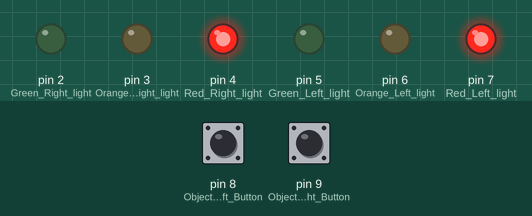
This sketch was run on a simulated Arduino Uno, built with avr-gcc and run on an emulated ATmega328P. Shown: output pins drawn as LEDs (lit = HIGH). The inputs (shaded band) are chosen by the test bench; at power-on: pin 8 (Object_Left_Button) LOW, pin 9 (Object_Right_Button) LOW.

Above: at 1.2 s.
1.3 s: pin 8 (Object_Left_Button) pulled HIGH for 0.15 s
At 2.9 s:
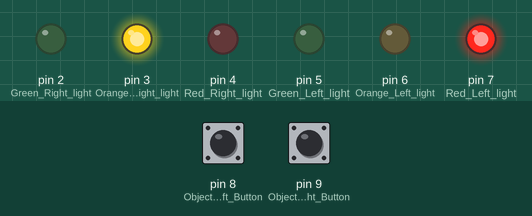
4.4 s: pin 9 (Object_Right_Button) pulled HIGH for 0.15 s
At 6.2 s:
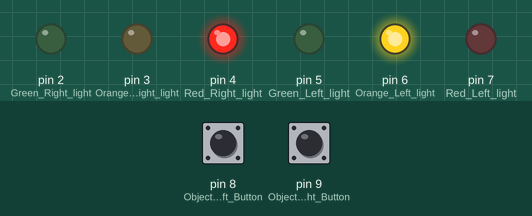
7.5 s: pin 8 (Object_Left_Button) pulled HIGH for 1 s
At 11.3 s:
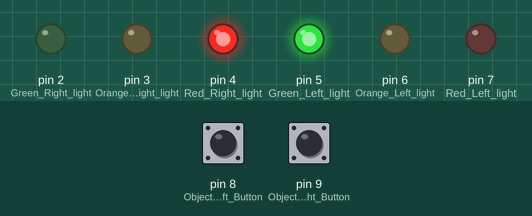
11.5 s: pin 9 (Object_Right_Button) pulled HIGH for 1 s
At 15.9 s:
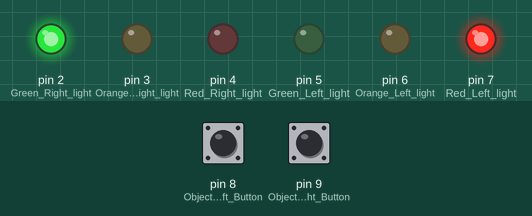
Timing chart, 0 to 16.5 s (numbered marks = the images above; inputs shaded):
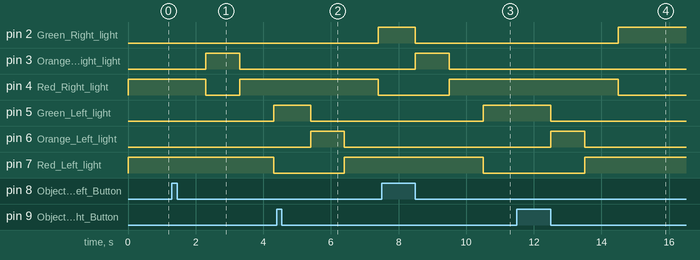

The sketch:

traffic_lights_fsm1.ino
```cpp
// C++ code
//

const int Green_Right_light = 2;
const int Orange_Right_light = 3;
const int Red_Right_light = 4;
const int Object_Right_Button = 9;
int ObjectPresentRight;

const int Green_Left_light = 5;
const int Orange_Left_light = 6;
const int Red_Left_light = 7;
const int Object_Left_Button = 8;
int ObjectPresentLeft;

unsigned long oldMillis = 0;
enum actie { StandaardActie, Orange,  Transitie, Green};
actie Actie= Orange;
bool Object = false;
bool GreenRight = false;
bool GreenLeft = false;

void setup()
{
    Serial.begin(9600);

    pinMode(Green_Right_light, OUTPUT);
    pinMode(Orange_Right_light, OUTPUT);
    pinMode(Red_Right_light, OUTPUT);
    pinMode(Green_Left_light, OUTPUT);
    pinMode(Orange_Left_light, OUTPUT);
    pinMode(Red_Left_light, OUTPUT);

    pinMode(Object_Right_Button, INPUT);
    pinMode(Object_Left_Button, INPUT);

    digitalWrite(Green_Right_light, LOW);
    digitalWrite(Orange_Right_light, LOW);
    digitalWrite(Red_Right_light, HIGH);

    digitalWrite(Green_Left_light, LOW);
    digitalWrite(Orange_Left_light, LOW);
    digitalWrite(Red_Left_light, HIGH);
}

void loop()
{
    Readstates();
    if (ObjectPresentRight == HIGH && GreenRight == false)
    {
        GreenRight = true;
        GreenLeft = false;
        oldMillis = millis();
        Object = true;
        Object_Right_Present();
    }
    if (ObjectPresentLeft == HIGH && GreenLeft == false)
    {
        oldMillis = millis();
        Object = true;
        GreenRight = false;
        GreenLeft = true;
        Object_Left_Present();
    }
}
void Readstates()
{
    ObjectPresentRight = digitalRead(Object_Right_Button);
    ObjectPresentLeft = digitalRead(Object_Left_Button);
}

void Object_Right_Present()
{
    while (Object == true)
    {
        if (millis() - oldMillis > 1000)
        {
            oldMillis = millis();
            switch (Actie)
            {
            case StandaardActie:
                // Lights on the right
                digitalWrite(Green_Right_light, LOW);
                digitalWrite(Orange_Right_light, LOW);
                digitalWrite(Red_Right_light, HIGH);
                // Lights on the left
                digitalWrite(Green_Left_light, LOW);
                digitalWrite(Orange_Left_light, LOW);
                digitalWrite(Red_Left_light, HIGH);
                Actie = Orange;
                break;
            case Orange:
                // Lights on the right
                digitalWrite(Green_Right_light, LOW);
                digitalWrite(Orange_Right_light, LOW);
                digitalWrite(Red_Right_light, HIGH);
                // Lights on the left
                digitalWrite(Green_Left_light, LOW);
                digitalWrite(Orange_Left_light, HIGH);
                digitalWrite(Red_Left_light, LOW);
                Actie = Transitie;
                break;

            case Transitie:
                // Lights on the right
                digitalWrite(Green_Right_light, LOW);
                digitalWrite(Orange_Right_light, LOW);
                digitalWrite(Red_Right_light, HIGH);
                // Lights on the left
                digitalWrite(Green_Left_light, LOW);
                digitalWrite(Orange_Left_light, LOW);
                digitalWrite(Red_Left_light, HIGH);
                Actie = Green;
                break;
            case Green:
                // Lights on the right
                digitalWrite(Green_Right_light, HIGH);
                digitalWrite(Orange_Right_light, LOW);
                digitalWrite(Red_Right_light, LOW);
                // Lights on the left
                digitalWrite(Green_Left_light, LOW);
                digitalWrite(Orange_Left_light, LOW);
                digitalWrite(Red_Left_light, HIGH);

                Object = false;
                Actie = Orange;
                break;
            default:
                Actie = StandaardActie;
                break;
            }
        }
    }
}

void Object_Left_Present()
{
    while (Object == true)
    {
        if (millis() - oldMillis > 1000)
        {
            oldMillis = millis();
            switch (Actie)
            {
            case StandaardActie:
                // Lights on the right
                digitalWrite(Green_Right_light, LOW);
                digitalWrite(Orange_Right_light, LOW);
                digitalWrite(Red_Right_light, HIGH);
                // Lights on the left
                digitalWrite(Green_Left_light, LOW);
                digitalWrite(Orange_Left_light, LOW);
                digitalWrite(Red_Left_light, HIGH);
                Actie = Orange;
                break;
            case Orange:
                // Lights on the right
                digitalWrite(Green_Right_light, LOW);
                digitalWrite(Orange_Right_light, HIGH);
                digitalWrite(Red_Right_light, LOW);
                // Lights on the left
                digitalWrite(Green_Left_light, LOW);
                digitalWrite(Orange_Left_light, LOW);
                digitalWrite(Red_Left_light, HIGH);
                Actie = Transitie;
                break;

            case Transitie:
                // Lights on the right
                digitalWrite(Green_Right_light, LOW);
                digitalWrite(Orange_Right_light, LOW);
                digitalWrite(Red_Right_light, HIGH);
                // Lights on the left
                digitalWrite(Green_Left_light, LOW);
                digitalWrite(Orange_Left_light, LOW);
                digitalWrite(Red_Left_light, HIGH);
                Actie = Green;
                break;
            case Green:
                // Lights on the right
                digitalWrite(Green_Right_light, LOW);
                digitalWrite(Orange_Right_light, LOW);
                digitalWrite(Red_Right_light, HIGH);
                // Lights on the left
                digitalWrite(Green_Left_light, HIGH);
                digitalWrite(Orange_Left_light, LOW);
                digitalWrite(Red_Left_light, LOW);

                Object = false;
                Actie = Orange;
                break;
            default:
                Actie = StandaardActie;
                break;
            }
        }
    }
}
```

Measured:
- after the input at 1.3 s, pin 3 (Orange_Right_light): LOW → HIGH after 1.0 s, → LOW 1.0 s later; pin 4 (Red_Right_light): HIGH → LOW after 1.0 s, → HIGH 1.0 s later; pin 5 (Green_Left_light): LOW → HIGH after 3.0 s; pin 7 (Red_Left_light): HIGH → LOW after 3.0 s
- after the input at 4.4 s, pin 2 (Green_Right_light): LOW → HIGH after 3.0 s; pin 4 (Red_Right_light): HIGH → LOW after 3.0 s; pin 5 (Green_Left_light): HIGH → LOW after 1.0 s; pin 6 (Orange_Left_light): LOW → HIGH after 1.0 s, → LOW 1.0 s later; pin 7 (Red_Left_light): LOW → HIGH after 2.0 s
- after the input at 7.5 s, pin 2 (Green_Right_light): HIGH → LOW after 1.0 s; pin 3 (Orange_Right_light): LOW → HIGH after 1.0 s, → LOW 1.0 s later; pin 4 (Red_Right_light): LOW → HIGH after 2.0 s; pin 5 (Green_Left_light): LOW → HIGH after 3.0 s; pin 7 (Red_Left_light): HIGH → LOW after 3.0 s
- after the input at 11.5 s, pin 2 (Green_Right_light): LOW → HIGH after 3.0 s; pin 4 (Red_Right_light): HIGH → LOW after 3.0 s; pin 5 (Green_Left_light): HIGH → LOW after 1.0 s; pin 6 (Orange_Left_light): LOW → HIGH after 1.0 s, → LOW 1.0 s later; pin 7 (Red_Left_light): LOW → HIGH after 2.0 s
